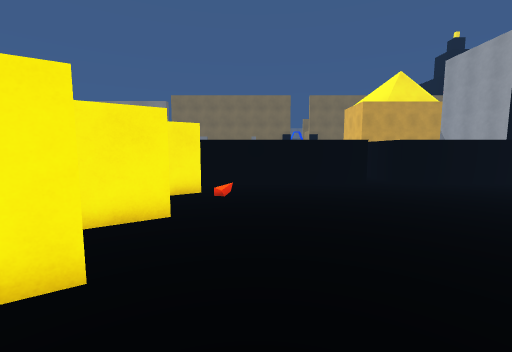
View 1 (above)

16 first-person views from a walk through a 3-D level made in the Unity game engine. The camera is 1.5 m above the floor, tilts 6° down and sees 90° across. The floor is counted in squares, 0.95 m on a side. Each view is taken from the middle of a square. On the plan, view 1 faces up. The plan holds only what a view shows up to about 14 squares ahead; the rest is blank. The place goes on beyond the plan. The player character is not drawn.

View 2
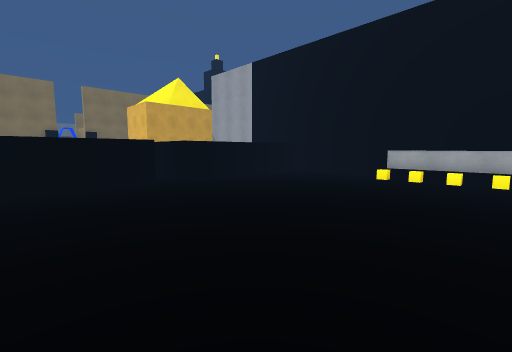

View 3
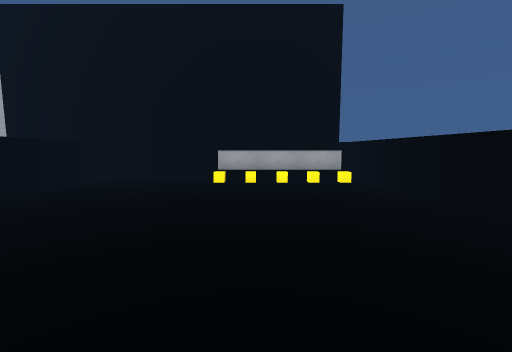

View 4
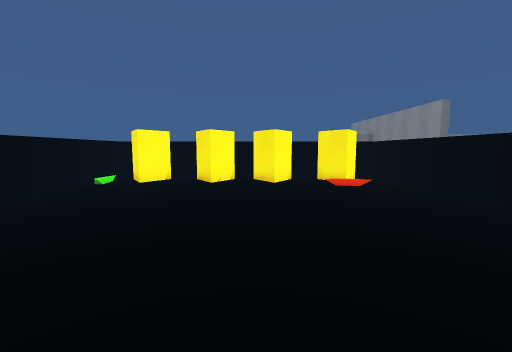

View 5
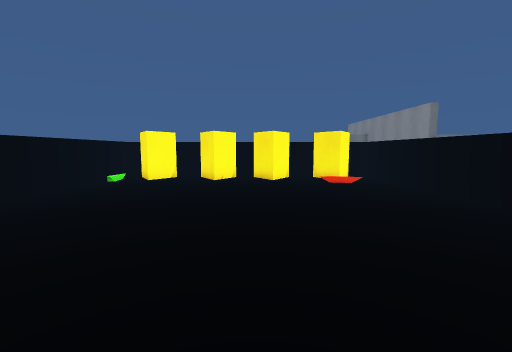

View 6
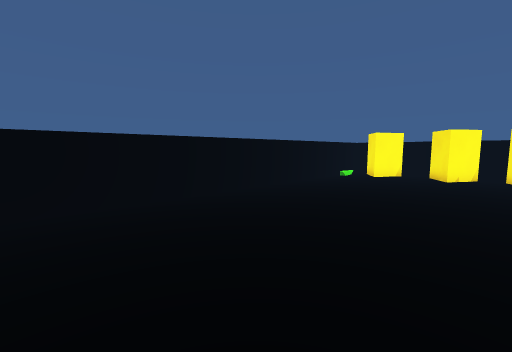

View 7
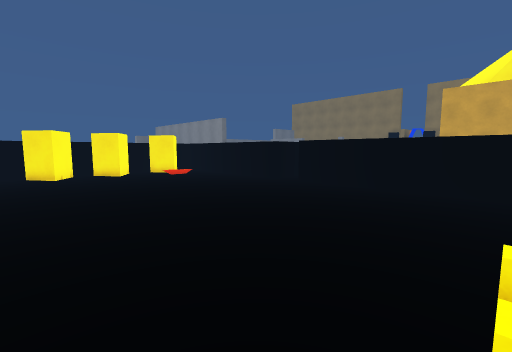

View 8
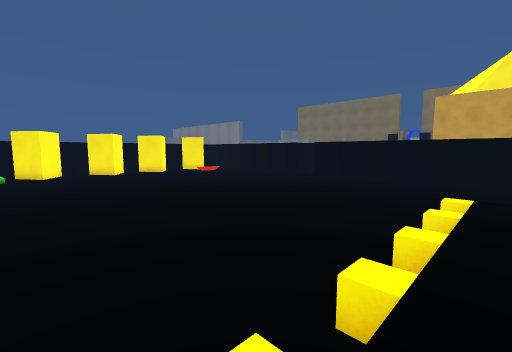

View 9
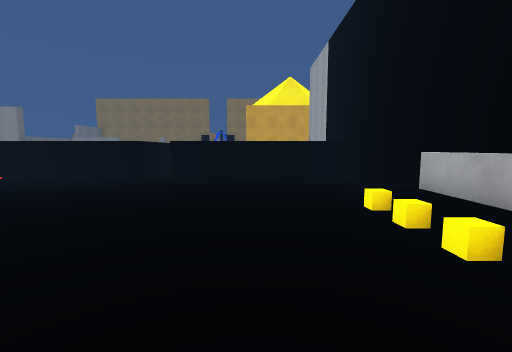

View 10
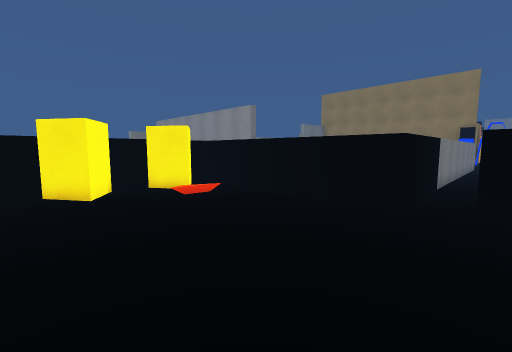

View 11
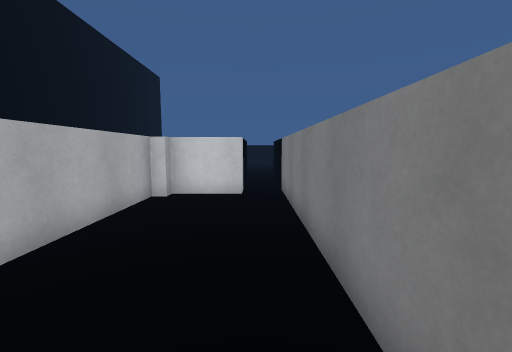

View 12
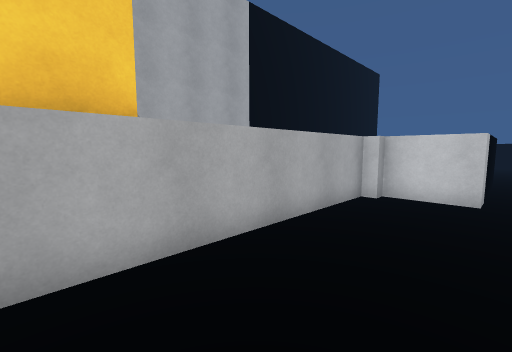

View 13
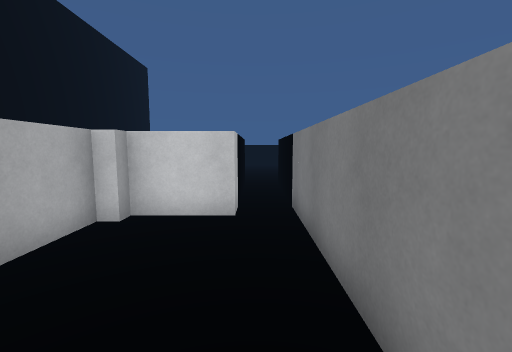

View 14
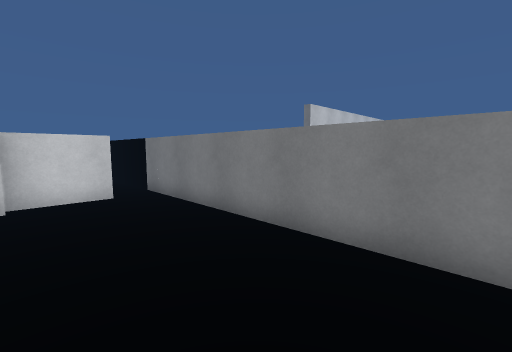

View 15
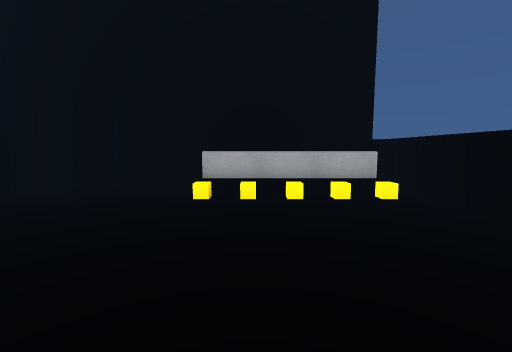

View 16
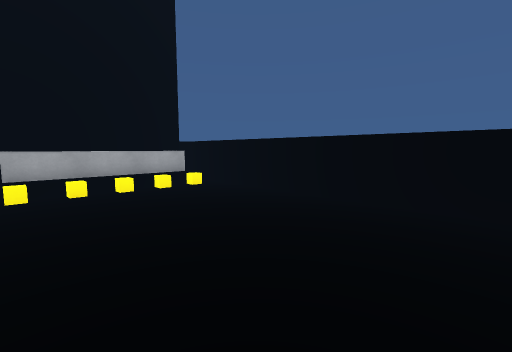

### Floor plan
Key: @ floor where view 1 was taken; # wall or solid block; . main floor; : floor 0.5 m higher than the main floor; / step, stairs or slope.
Columns run from 4 left of view 1 to 17 right of it. Each row starts with its distance up from view 1.
 26          #.  .#
 25          #    #
 24          #    #
 23          #.   #
 22          #.   #
 21          #.   #
 20          #.   #
 19          #.   #
 18          #.   #
 17          #.####
 16          #.#
 15          #.#
 14          #.#
 13          #.#
 12 ##########.##########
 11 #...................#
 10 ##..................#
  9 ###.................#
  8 #...................#
  7 #...................#
  6 ###.................#
  5 ##................//#
  4 #........... ......:#
  3 ###........   ..../:#
  2 ##.........   ..../:#
  1 #.........    .....:#
  0 ###.@.....    ..../:#
 -1 ##........     .../:#
 -2 #..........    ......#
 -3 ###########    #######

Positions as (right, up) in squares from view 1, and headings:
1: (0, 0), facing up
2: (0, 0), facing up-right
3: (2, 3), facing right
4: (10, 5), facing left
5: (11, 5), facing left
6: (13, 5), facing down-left
7: (14, 1), facing up-left
8: (15, -2), facing up-left
9: (11, -2), facing up
10: (7, 4), facing up-left
11: (6, 26), facing down
12: (6, 26), facing down-right
13: (6, 23), facing down
14: (9, 26), facing down-left
15: (6, 3), facing right
16: (4, 5), facing down-right
